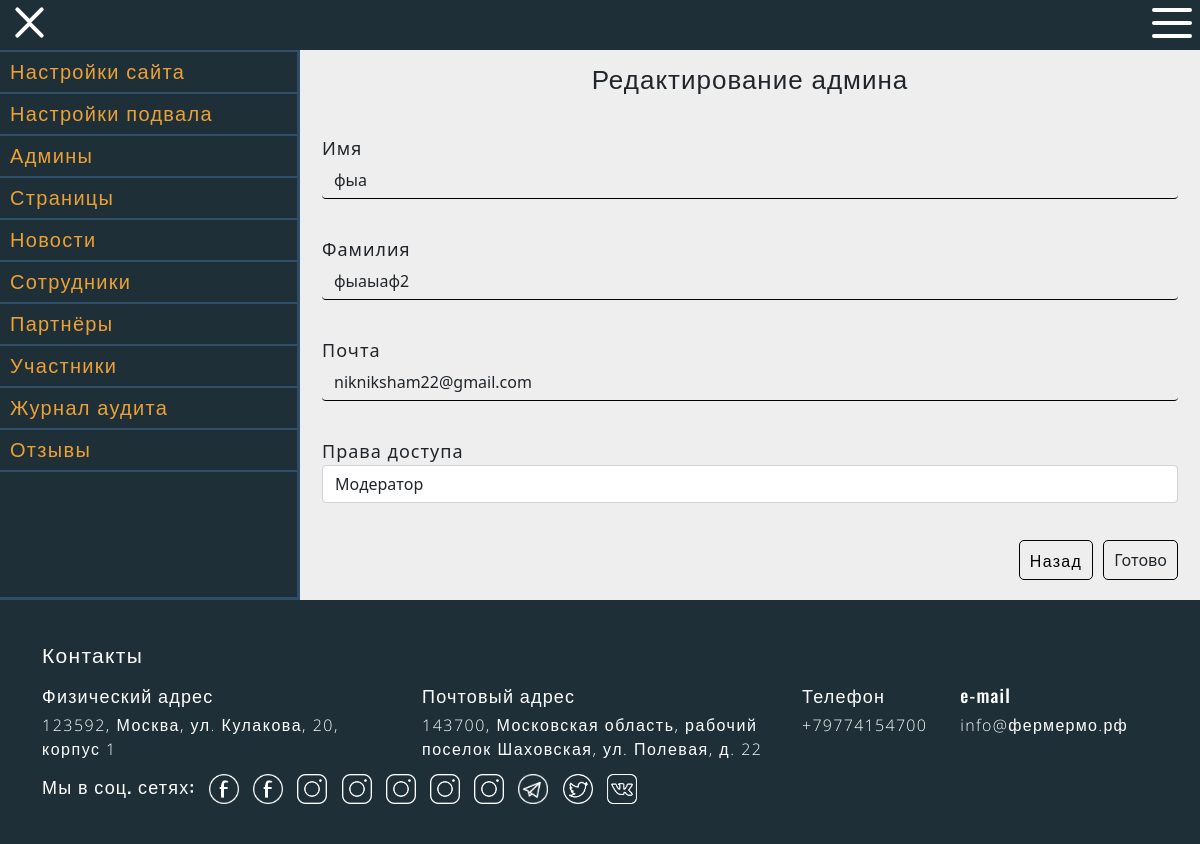
Page /admin-edit-admin/5 (signed in) on the committed database.
### data/user.py (models this page shows, shortened)
class User(SqlAlchemyBase, UserMixin, SerializerMixin):
    __tablename__ = 'user'
    id = sqlalchemy.Column(sqlalchemy.Integer, primary_key=True, autoincrement=True)
    name = sqlalchemy.Column(sqlalchemy.String, nullable=True)
    surname = sqlalchemy.Column(sqlalchemy.String, nullable=True)
    status = sqlalchemy.Column(sqlalchemy.Integer, nullable=True)
    email = sqlalchemy.Column(sqlalchemy.String, index=True, unique=True, nullable=True)
    hashed_password = sqlalchemy.Column(sqlalchemy.String, nullable=True)
    confirmation_time = sqlalchemy.Column(sqlalchemy.DateTime)
    created_date = sqlalchemy.Column(sqlalchemy.DateTime)
    smartpage = orm.relation('Smartpage')
    member = orm.relation('Member')
    content = orm.relation('Content')
    newspage = orm.relation('Newspage')

### run.py (the view)
@application.route("/admin-edit-admin/<int:id>", methods=['GET', 'POST'])
@login_required
def admin_edit_admin(id):
    if current_user.status > 1:
        form = AdminForm()
        if current_user.id == id:
            f = False
            admin = edit_admin({"admin_email": current_user.email, "action": "get"})
        else:
            f = True
            admin = edit_admin_admin(id, {"admin_email": current_user.email, "action": "get"})
        form.stat = current_user.status
        message, result, admin_status = None, False, 0
        if "message" not in admin:
            admin_status = admin["status"]
            if request.method == 'POST':
                if current_user.id == id:
                    message = edit_admin({"name": form.name.data, "surname": form.surname.data, "email": form.email.data,
                                  "admin_email": current_user.email, "action": "put"})
                else:
                    message = edit_admin_admin(id, {"name": form.name.data, "surname": form.surname.data, "email": form.email.data,
                                  "status": int(form.status.data), "admin_email": current_user.email, "action": "put"})
                if "success" in message:
                    if f:
                        admin_status = int(form.status.data)
                    result = True
                message = list(message.values())[0]
            else:
                admin_status = admin["status"]
                form.name.data = admin["name"]
                form.surname.data = admin["surname"]
                form.email.data = admin["email"]
                form.status.data = str(admin["status"])
        else:
            message = list(admin.values())[0]
        return get_render_template('form/admin-form-admin.html', title='Редактирование админа', message=message, form=form,
                               result=result, flag=False, admin_status=admin_status,
                               roles=["Без прав", "Модератор", "Админ", "Владелец"][:current_user.status], f=f)
    return you_dont_have_permission()

### data/forms.py
class AdminForm(StartForm):
    stat = 0
    name = StringField('Имя', validators=[DataRequired("Пожалуйста введите имя")])
    surname = StringField('Фамилия', validators=[DataRequired("Напишите вашу фамилию")])
    email = StringField('Почта', validators=[DataRequired("Сюда надо написать почту")])
    password = PasswordField('Пароль', validators=[DataRequired("Введите пароль")])
    password_again = PasswordField('Повторите пароль', validators=[DataRequired("Введите пароль повторно")])
    password_current = PasswordField('Ваш пароль', validators=[DataRequired("Введите текущий пароль")])
    status = SelectField("Права доступа",
                         choices=[(i, ["Без прав", "Модератор", "Админ", "Владелец"][i]) for i in range(min(4, stat))])

### data/Inner/AdminInnerAPI.py (called while the page is built, shortened)
def find_by_id(id, session, status=0):
    user = session.query(User).get(id)
    if not user:
        return raise_error(f"Пользователь не найден", session), 1
    if user.status >= status or status < 1:
        return raise_error("У вас недостаточно прав для этого", session), 1
    return user, session

def edit_admin_admin(user_id, args):
    count, f = 0, False
    if not all(args[key] is not None for key in ['admin_email', 'action']):  # При изменении себя/админов запрашивать пароль!!!!!!!!!!!
        return raise_error("Отсутствуют важные параметры")
    admin, session = check_admin_status(args['admin_email'], 1)
    user, session = find_by_id(user_id, session, admin.status)
    if type(user) == dict:
        session.close()
        return user
    if args["action"] == "get":
        session.close()
        return user.to_dict(only=('id', 'surname', 'name', 'status', 'email', 'created_date'))
    return raise_error("Неизвестный запрос", session)

### data/Inner/main_file.py (called while the page is built)
def check_admin_status(email, need_status=1):
    admin, session = check_admin(email)
    if admin.status < int(need_status):
        return raise_error("У вас недостаточно прав для этого", session), 1
    return admin, session

def check_admin(email):
    session = db_session.create_session()
    user = session.query(User).filter(User.email == email).first()
    if not user:
        return raise_error(f"Админ {email} не найден", session), 1
    return user, session

### data/db_session.py (called while the page is built)
def create_session() -> Session:
    global __factory
    return __factory()

### run.py (called while the page is built)
def get_render_template(template, **kwargs):
    return render_template(template, special_params=get_special_params(), **kwargs)

### templates/form/admin-form-admin.html (shortened to what this page needs)
{% extends "admin-panel.html" %}
{% block adminblock %}
<p class="settings-title">{{title}}</p>
<div class="settings">
    <form action="" method="post">
        <div class="main">
            {{ form.name.label }}<br>
            {{ form.name(class="form-control") }}<br>
            {{ form.surname.label }}<br>
            {{ form.surname(class="form-control") }}<br>
            {{ form.email.label }}<br>
            {{ form.email(class="form-control") }}<br>
            {% if f %}
            <label>Права доступа</label>
            <select name="status" class="form-control" id="status">
                {% for role in roles %}
                {% if admin_status == loop.index - 1 %}
                <option value="{{loop.index - 1}}" selected="selected">{{role}}</option>
                {% else %}
                <option value="{{loop.index - 1}}">{{role}}</option>
                {% endif %}
                {% endfor %}
            </select><br>
            {% endif %}
            <div class="submit-block">
                <button class="element-exit"><a href=/admin-list-admin>Назад</a></button>
                {{ form.submit(type="submit", class="btn btn-primary submit") }}
            </div>
        </div>
    </form>
</div>
{% endblock %}

### static/css/style.css (style rules this page uses)
*, *::before, *::after { margin: 0; padding: 0; }
button { border: none; }
body { padding-top: 50px; min-height: 100vh; background: #f4f4f4; display: flex; flex-direction: column; }
p { font-family: 'Open Sans', sans-serif; font-weight: 300; }
a { font-family: 'Open Sans', sans-serif; font-weight: 300; color: inherit; text-decoration: none; letter-spacing: 1.3px; }

### static/css/admin-panel.css (style rules this page uses)
.settings { padding: 10px; }
.settings input { color: #212529; margin-bottom: 10px; }
.settings input[type="text"] { outline: none; border: none; background: transparent; border-bottom: 1px solid black; }
.settings input[type="submit"] { margin-bottom: 0; background: transparent; padding: 7px 10px; border-radius: 5px; outline: none; border: 1px solid black; }
.settings-title { padding: 10px; width: 100%; text-align: center; font-size: 24px; }
.submit-block { padding: 10px 0; width: 100%; display: flex; justify-content: flex-end; }
.settings-element-edit, .settings-element-delete, .settings-element-add, .settings-element-move, .settings-element-move-empty, .element-exit { color: black; padding: 0 5px; }
.element-exit { margin-right: 10px; background: transparent; padding: 0; color: black; border-radius: 5px; font-weight: 500; font-family: 'Open Sans', sans-serif; outline: none; border: 1px solid black; }
.element-exit a { padding: 10px; font-weight: 400; font-size: 16px; font-family: 'Open Sans', sans-serif; }
.settings-title { font-size: 26px; }

### rows in the picture
User: name "фыа", surname "фыаыаф2", email "nikniksham22@gmail.com"

### other values in the picture
{{ title }} "Редактирование админа"
{{ special_params["address"][0]["place"] }} "123592, Москва, ул. Кулакова, 20, корпус 1"
{{ special_params["address"][1]["place"] }} "143700, Московская область, рабочий поселок Шаховская, ул. Полевая, д. 22"
{{ phone['number'] }} "+79774154700"
{{ email['email_address'] }} "info@фермермо.рф"
form field status "Модератор"
